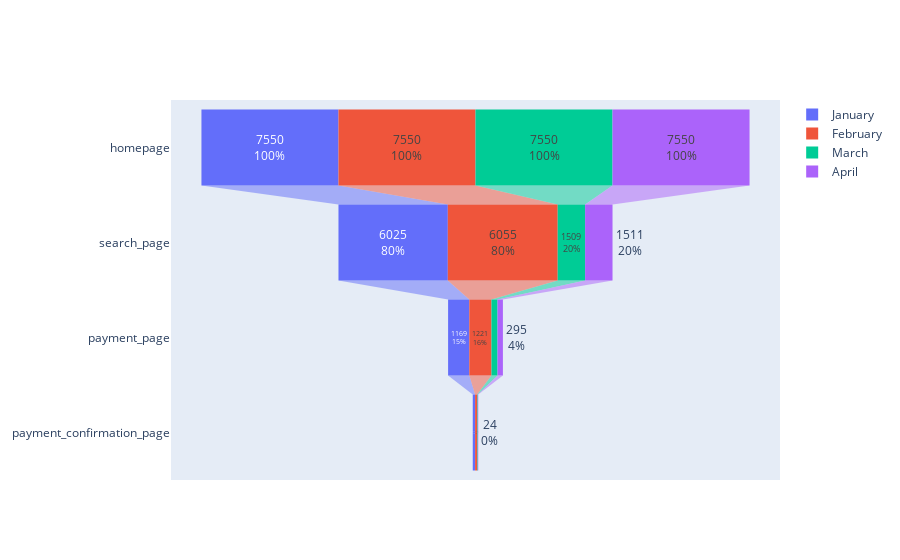

Notebook code cell kept with this figure:
### Markdown cell above
## Review desktop again by month

### Code cell
master_data.head(2)

fig = go.Figure()

for i in ['January', 'February', 'March', 'April']: 
    count_stage = []
    for page in funnel_stages: 
            x = len(master_data[(master_data[page]==1) & (master_data['cohort_month'] == i) 
                                & (master_data.device == 'Mobile')])
            count_stage.append(x)
    
    fig.add_trace(go.Funnel(
        name = i,
        y = funnel_stages,
        x = count_stage,
        textinfo = "value+percent initial"))    
fig.show()

### Figure 1 — Plotly figure (JSON) as saved in the notebook; plotly's stock layout.template omitted (floating-point values rounded to 4 significant figures)
{"data": [{"name": "January", "textinfo": "value+percent initial", "type": "funnel", "x": [7550, 6025, 1169, 129], "y": ["homepage", "search_page", "payment_page", "payment_confirmation_page"]}, {"name": "February", "textinfo": "value+percent initial", "type": "funnel", "x": [7550, 6055, 1221, 119], "y": ["homepage", "search_page", "payment_page", "payment_confirmation_page"]}, {"name": "March", "textinfo": "value+percent initial", "type": "funnel", "x": [7550, 1509, 335, 30], "y": ["homepage", "search_page", "payment_page", "payment_confirmation_page"]}, {"name": "April", "textinfo": "value+percent initial", "type": "funnel", "x": [7550, 1511, 295, 24], "y": ["homepage", "search_page", "payment_page", "payment_confirmation_page"]}], "layout": {}}
